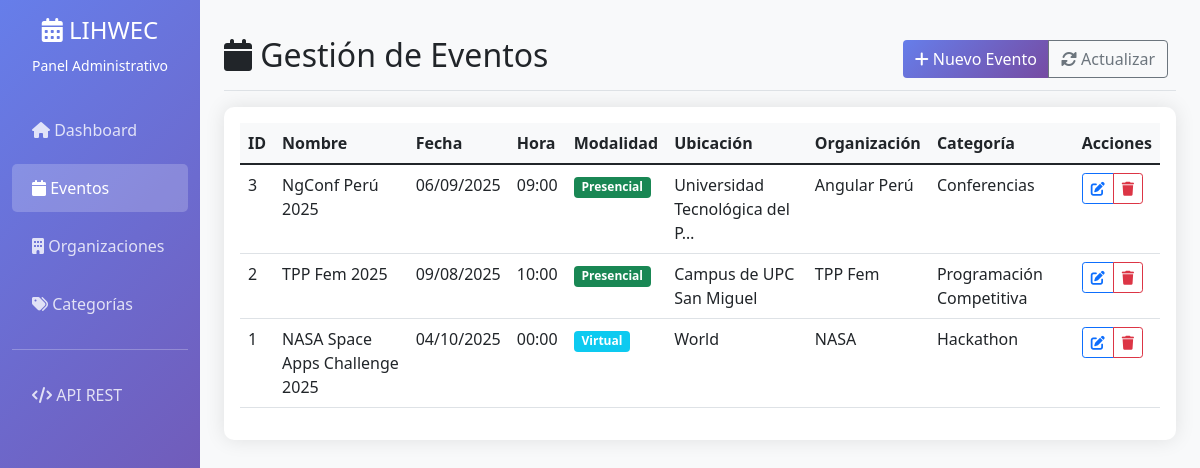
The app's page /api/admin-panel/events/, older data.
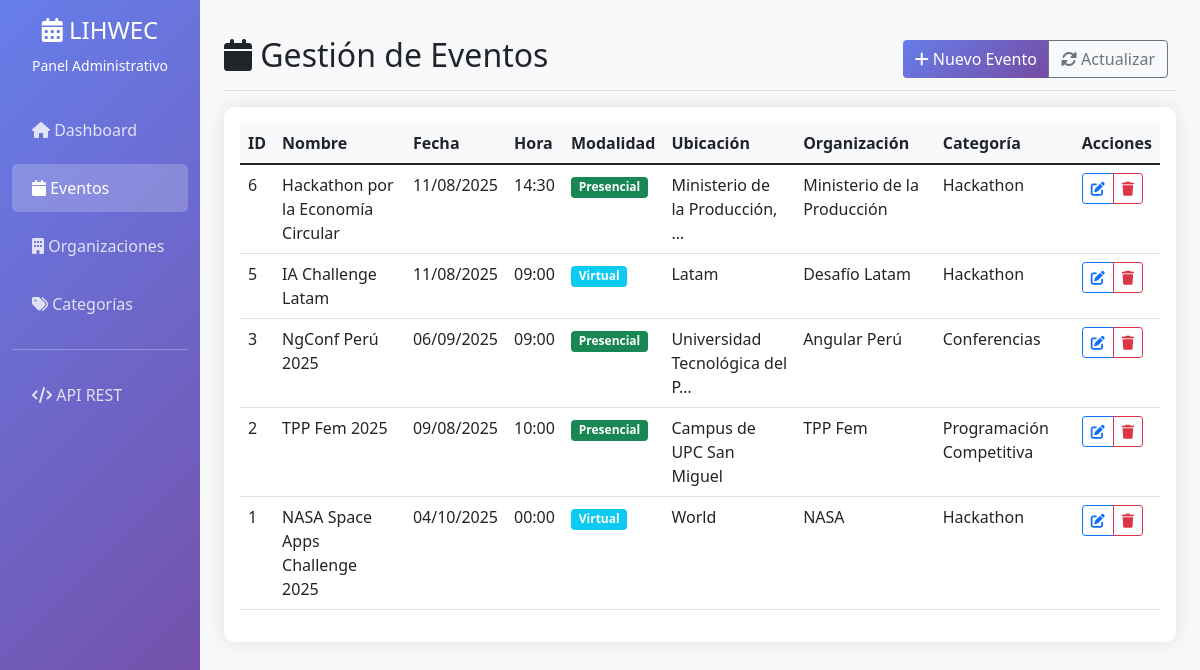
The same page, newer data.
### events/models.py (models this page shows, shortened)
class Event(models.Model):
    MODALITY_CHOICES = [
        ('presencial', 'Presencial'),
        ('virtual', 'Virtual'),
        ('hibrido', 'Híbrido'),
    ]
    TYPE_CHOICES = [
        ('competencia', 'Competencia'),
        ('difusor', 'Difusor'),
    ]
    name = models.CharField(max_length=200)
    date = models.DateField()
    time = models.TimeField()
    modality = models.CharField(max_length=20, choices=MODALITY_CHOICES)
    location = models.CharField(max_length=200, blank=True)
    organization = models.ForeignKey(Organization, on_delete=models.CASCADE)
    category = models.ForeignKey(Category, on_delete=models.CASCADE)
    type = models.ForeignKey(Type, on_delete=models.CASCADE)
    image = models.URLField()
    description = models.TextField()
    link = models.URLField(blank=True)

class Organization(models.Model):
    name = models.CharField(max_length=100, unique=True)
    description = models.TextField(blank=True)

class Category(models.Model):
    name = models.CharField(max_length=50, unique=True)
    display_name = models.CharField(max_length=100)

### events/admin_views.py (the view)
# urls.py: path('admin-panel/events/', EventManagementView.as_view(), name='event_management'),
class EventManagementView(View):
    def get(self, request):
        events = Event.objects.all().order_by('-id')
        organizations = Organization.objects.all()
        categories = Category.objects.all()
        context = {
            'events': events,
            'organizations': organizations,
            'categories': categories,
        }
        return render(request, 'events/event_management.html', context)

### events/templates/events/event_management.html (shortened to what this page needs)
{% extends 'events/base.html' %}
{% block content %}
<div class="d-flex justify-content-between flex-wrap flex-md-nowrap align-items-center pt-3 pb-2 mb-3 border-bottom">
    <h1 class="h2"><i class="fas fa-calendar"></i> Gestión de Eventos</h1>
    <div class="btn-toolbar mb-2 mb-md-0">
        <div class="btn-group me-2">
            <button type="button" class="btn btn-primary" data-bs-toggle="modal" data-bs-target="#eventModal"
                onclick="openEventModal()">
                <i class="fas fa-plus"></i> Nuevo Evento
            </button>
            <button type="button" class="btn btn-outline-secondary" onclick="loadEvents()">
                <i class="fas fa-sync-alt"></i> Actualizar
            </button>
        </div>
    </div>
</div>
<div class="card">
    <div class="card-body">
        <div class="table-responsive">
            <table class="table table-hover" id="eventsTable">
                <thead>
                    <tr>
                        <th>ID</th>
                        <th>Nombre</th>
                        <th>Fecha</th>
                        <th>Hora</th>
                        <th>Modalidad</th>
                        <th>Ubicación</th>
                        <th>Organización</th>
                        <th>Categoría</th>
                        <th>Acciones</th>
                    </tr>
                </thead>
                <tbody id="eventsTableBody">
                    {% for event in events %}
                    <tr id="event-{{ event.id }}">
                        <td>{{ event.id }}</td>
                        <td>{{ event.name }}</td>
                        <td>{{ event.date|date:"d/m/Y" }}</td>
                        <td>{{ event.time|time:"H:i" }}</td>
                        <td>
                            <span
                                class="badge bg-{% if event.modality == 'virtual' %}info{% elif event.modality == 'presencial' %}success{% else %}warning{% endif %}">
                                {{ event.get_modality_display }}
                            </span>
                        </td>
                        <td>{{ event.location|truncatechars:30 }}</td>
                        <td>{{ event.organization.name }}</td>
                        <td>{{ event.category.display_name }}</td>
                        <td>
                            <div class="btn-group btn-group-sm">
                                <button class="btn btn-outline-primary" onclick="editEvent({{ event.id }})"
                                    title="Editar">
                                    <i class="fas fa-edit"></i>
                                </button>
                                <button class="btn btn-outline-danger"
                                    onclick="deleteEvent({{ event.id }}, '{{ event.name }}')" title="Eliminar">
                                    <i class="fas fa-trash"></i>
                                </button>
                            </div>
                        </td>
                    </tr>
                    {% endfor %}
                </tbody>
            </table>
        </div>
    </div>
</div>
{% endblock %}

Row changes from the older to the newer data that the page shows:
added Event: id "6", name "Hackathon por la Economía Circular", date "11/08/2025", time "14:30", modality "Presencial", location "Ministerio de la Producción, …", organization.name "Ministerio de la Producción", category.display_name "Hackathon"
added Event: id "5", name "IA Challenge Latam", date "11/08/2025", time "09:00", modality "Virtual", location "Latam", organization.name "Desafío Latam", category.display_name "Hackathon"
